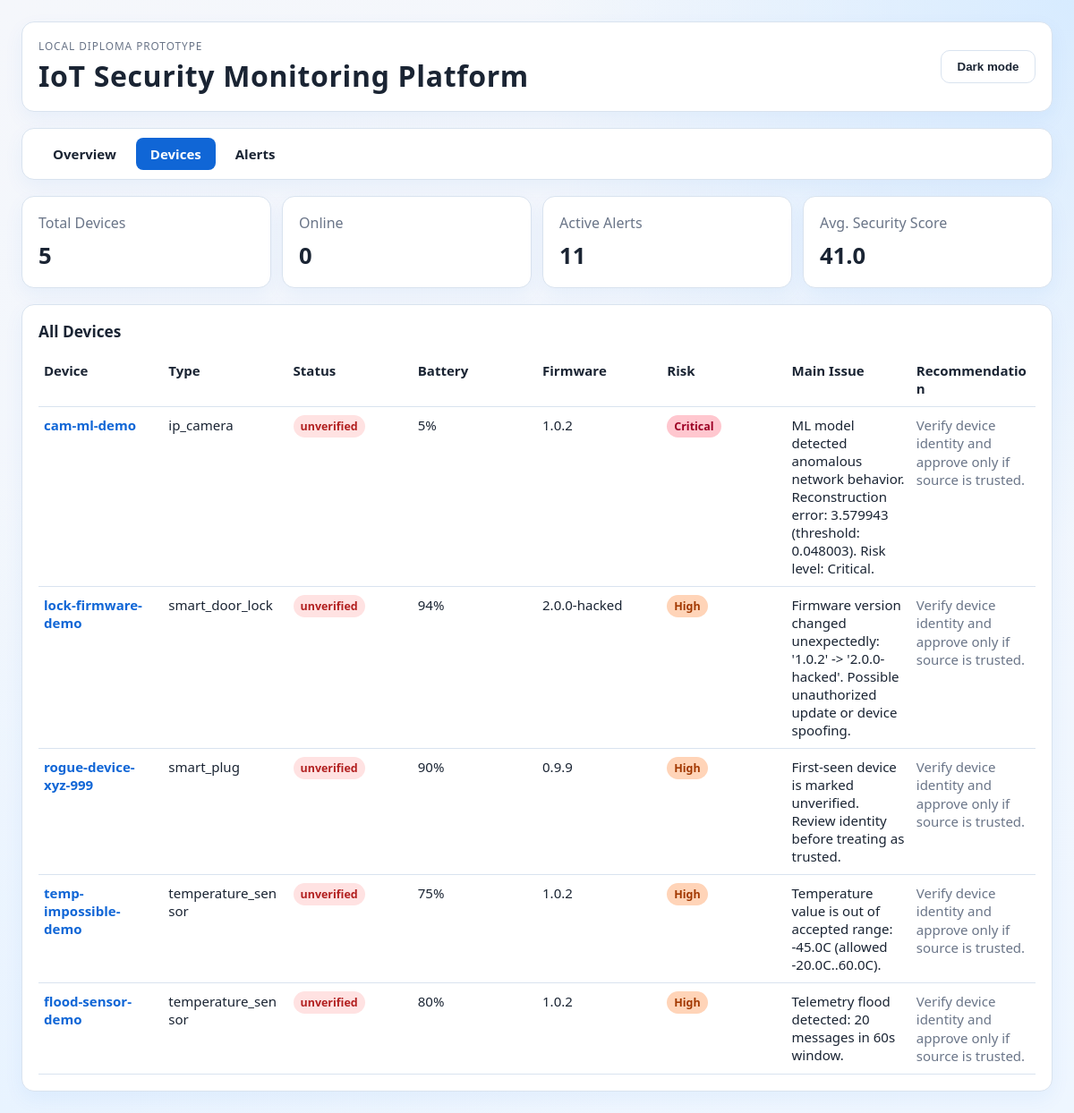
Screenshot of /dashboard/devices with the database file from the repository.
### app/models/device.py (models this page shows)
class Device(Base):
    __tablename__ = "devices"
    id: Mapped[int] = mapped_column(Integer, primary_key=True)
    device_id: Mapped[str] = mapped_column(String(100), unique=True, index=True)
    device_type: Mapped[str] = mapped_column(String(50), index=True)
    name: Mapped[str | None] = mapped_column(String(100), nullable=True)
    status: Mapped[str] = mapped_column(String(30), default="offline")
    firmware_version: Mapped[str | None] = mapped_column(String(50), nullable=True)
    last_seen_at: Mapped[datetime | None] = mapped_column(
        DateTime(timezone=True), nullable=True
    )
    created_at: Mapped[datetime] = mapped_column(
        DateTime(timezone=True), default=utc_now
    )
    updated_at: Mapped[datetime] = mapped_column(
        DateTime(timezone=True), default=utc_now, onupdate=utc_now
    )

### app/models/alert.py (models this page shows)
class Alert(Base):
    __tablename__ = "alerts"
    id: Mapped[int] = mapped_column(Integer, primary_key=True)
    device_id: Mapped[str | None] = mapped_column(
        String(100), index=True, nullable=True
    )
    alert_type: Mapped[str] = mapped_column(String(50), index=True)
    severity: Mapped[str] = mapped_column(String(20), index=True)
    risk_score: Mapped[int] = mapped_column(Integer)
    reason: Mapped[str] = mapped_column(Text)
    source: Mapped[str] = mapped_column(String(50), default="rule_engine")
    status: Mapped[str] = mapped_column(String(30), default="open")
    created_at: Mapped[datetime] = mapped_column(
        DateTime(timezone=True), default=utc_now, index=True
    )

### app/main.py (the view)
@app.get("/dashboard/devices", response_class=HTMLResponse)
def dashboard_devices(request: Request, db: Session = Depends(get_db)) -> HTMLResponse:
    summary = _get_summary(db)
    devices = _list_devices(db, limit=200)
    return templates.TemplateResponse(
        request=request,
        name="devices.html",
        context={"summary": summary, "devices": devices},
    )

### app/templates/devices.html (shortened to what this page needs)
<!DOCTYPE html>
<html lang="ru">
<head>
    <link rel="stylesheet" href="{{ url_for('static', path='/dashboard.css') }}">
</head>
<body>
<main class="page-shell">
    <header class="topbar card">
        <div>
            <p class="eyebrow">Local diploma prototype</p>
            <h1>IoT Security Monitoring Platform</h1>
        </div>
        <div class="actions">
            <button type="button" id="theme-toggle" class="theme-toggle" aria-pressed="false">Dark mode</button>
        </div>
    </header>
    <nav class="nav-bar card">
        <a href="/">Overview</a>
        <a href="/dashboard/devices" class="active">Devices</a>
        <a href="/dashboard/alerts">Alerts</a>
    </nav>
    <section class="kpis">
        <article class="card kpi"><p>Total Devices</p><strong>{{ summary.total_devices }}</strong></article>
        <article class="card kpi"><p>Online</p><strong>{{ summary.online_devices }}</strong></article>
        <article class="card kpi"><p>Active Alerts</p><strong>{{ summary.active_alerts }}</strong></article>
        <article class="card kpi"><p>Avg. Security Score</p><strong>{{ summary.avg_security_score }}</strong></article>
    </section>
    <section class="card">
        <h2>All Devices</h2>
        <table>
            <thead>
            <tr>
                <th>Device</th>
                <th>Type</th>
                <th>Status</th>
                <th>Battery</th>
                <th>Firmware</th>
                <th>Risk</th>
                <th>Main Issue</th>
                <th>Recommendation</th>
            </tr>
            </thead>
            <tbody>
            {% if devices %}
                {% for device in devices %}
                <tr>
                    <td><a href="/dashboard/devices/{{ device.device_id }}" class="device-link">{{ device.device_id }}</a></td>
                    <td>{{ device.device_type }}</td>
                    <td><span class="badge {{ 'online' if device.status == 'online' else 'offline' }}">{{ device.status }}</span></td>
                    <td>{{ device.battery if device.battery is not none else '--' }}{% if device.battery is not none %}%{% endif %}</td>
                    <td>{{ device.firmware_version if device.firmware_version else '--' }}</td>
                    <td><span class="badge risk-{{ device.risk_level | lower }}">{{ device.risk_level }}</span></td>
                    <td>{{ device.main_issue }}</td>
                    <td class="recommendation-cell">{{ device.recommendation }}</td>
                </tr>
                {% endfor %}
            {% else %}
                <tr><td colspan="8">No devices registered yet.</td></tr>
            {% endif %}
            </tbody>
        </table>
    </section>
</main>
</body>
</html>

### app/static/dashboard.css (style rules this page uses)
:root { --bg-1: #f5f7fb; --bg-2: #eef6ff; --glow-top: #d7ebff; --glow-bottom: #e8f3ff; --ink: #1a2433; --muted: #6a7588; --card: #ffffff; --stroke: #d9e3ef; --accent: #1066d6; --accent-soft: #dcecff; --button-bg: #ffffff; --button-ink: #1a2433; --code-bg: #f2f6fc; --ok: #18884f; --warn: #8a6800; --shadow-color: rgb(16 102 214 / 6%); --font-ui: "Segoe UI", "Trebuchet MS", sans-serif; }
* { box-sizing: border-box; }
body { margin: 0; color: var(--ink); font-family: var(--font-ui); background: radial-gradient(circle at top right, var(--glow-top) 0%, transparent 35%), radial-gradient(circle at bottom left, var(--glow-bottom) 0%, transparent 40%), linear-gradient(160deg, var(--bg-1), var(--bg-2)); transition: background 0.25s ease, color 0.25s ease; }
.page-shell { max-width: 1240px; margin: 0 auto; padding: 24px; display: grid; gap: 18px; }
.card { background: var(--card); border: 1px solid var(--stroke); border-radius: 14px; padding: 18px; box-shadow: 0 8px 22px var(--shadow-color); transition: background 0.25s ease, border-color 0.25s ease; }
.topbar { display: flex; justify-content: space-between; align-items: center; gap: 16px; }
.topbar h1 { margin: 4px 0 0; font-size: clamp(1.4rem, 3vw, 2rem); letter-spacing: 0.02em; }
.eyebrow { margin: 0; color: var(--muted); text-transform: uppercase; font-size: 0.74rem; letter-spacing: 0.08em; }
.actions { display: flex; gap: 10px; }
button { border-radius: 10px; border: 1px solid var(--stroke); background: var(--button-bg); color: var(--button-ink); padding: 10px 14px; font-weight: 600; cursor: pointer; transition: background 0.2s ease, border-color 0.2s ease, color 0.2s ease; }
.theme-toggle { min-width: 106px; }
.kpis { display: grid; gap: 12px; grid-template-columns: repeat(4, minmax(0, 1fr)); }
.kpi p { margin: 0; color: var(--muted); }
.kpi strong { display: inline-block; margin-top: 8px; font-size: 1.6rem; }
h2 { margin: 0 0 12px; font-size: 1.08rem; }
table { width: 100%; border-collapse: collapse; font-size: 0.94rem; table-layout: fixed; }
th, td { text-align: left; border-bottom: 1px solid var(--stroke); padding: 10px 6px; vertical-align: top; word-break: break-word; }
.recommendation-cell { color: var(--muted); line-height: 1.35; min-width: 230px; }
.badge { padding: 4px 8px; border-radius: 999px; font-size: 0.78rem; font-weight: 700; }
.badge.offline { background: #ffe2e2; color: #b22020; }
.badge.risk-high { background: #ffd4b8; color: #a23800; }
.badge.risk-critical { background: #ffc7cf; color: #9d0025; }
.nav-bar { display: flex; gap: 6px; padding: 10px 18px; }
.nav-bar a { padding: 8px 16px; border-radius: 8px; text-decoration: none; color: var(--ink); font-weight: 600; font-size: 0.94rem; transition: background 0.15s ease; }
.nav-bar a.active { background: var(--accent); color: #fff; }
.device-link { color: var(--accent); text-decoration: none; font-weight: 600; }

### rows the page displays
Device: device_id "cam-ml-demo", device_type "ip_camera", status "unverified", firmware_version "1.0.2"
Alert: main_issue "ML model detected anomalous network behavior. Reconstruction error: 3.579943 (threshold: 0.048003). Risk level: Critical."
Device: device_id "lock-firmware-demo", device_type "smart_door_lock", status "unverified", firmware_version "2.0.0-hacked"
Alert: main_issue "Firmware version changed unexpectedly: '1.0.2' -> '2.0.0-hacked'. Possible unauthorized update or device spoofing."
Device: device_id "rogue-device-xyz-999", device_type "smart_plug", status "unverified", firmware_version "0.9.9"
Alert: main_issue "First-seen device is marked unverified. Review identity before treating as trusted."
Device: device_id "temp-impossible-demo", device_type "temperature_sensor", status "unverified", firmware_version "1.0.2"
Alert: main_issue "Temperature value is out of accepted range: -45.0C (allowed -20.0C..60.0C)."
Device: device_id "flood-sensor-demo", device_type "temperature_sensor", status "unverified", firmware_version "1.0.2"
Alert: main_issue "Telemetry flood detected: 20 messages in 60s window."

### other values shown
{{ summary.total_devices }} "5"
{{ summary.online_devices }} "0"
{{ summary.active_alerts }} "11"
{{ summary.avg_security_score }} "41.0"
{{ device.battery if device.battery is not none else '--' }} "5" "94" "90" "75" "80"
{{ device.risk_level }} "Critical" "High" "High" "High" "High"
{{ device.recommendation }} "Verify device identity and approve only if source is trusted." "Verify device identity and approve only if source is trusted." "Verify device identity and approve only if source is trusted." "Verify device identity and approve only if source is trusted." "Verify device identity and approve only if source is trusted."
